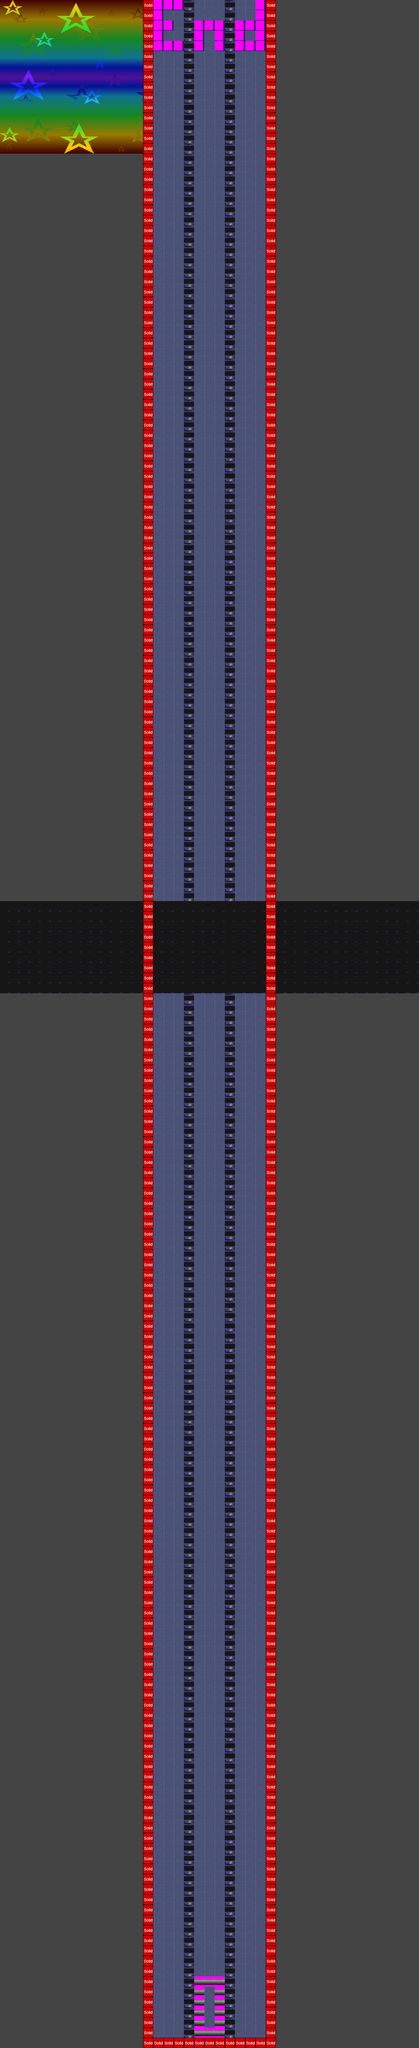

The image is a tile-based game level rendered from a .tmx file. Its description and source (layers, tilesets, objects; grid data summarised) follow:
An orthogonal 41x200 tile map with 32x32 px tiles, 3 tile layers (background, Transition Layer, collision), 2 tilesets, 2 image layers and 5 objects (2x TokenEntity, EnemyEntity, mainPlayer, TransitionEntity).

<map version="1.0" orientation="orthogonal" width="41" height="200" tilewidth="32" tileheight="32" backgroundcolor="#444444">
 <tileset firstgid="1" name="sewer_tileset" tilewidth="32" tileheight="32">
  <image source="../img/sewer_tileset.png" width="192" height="217" />
 </tileset>
 <tileset firstgid="37" name="metatiles32x32" tilewidth="32" tileheight="32">
  <image source="../img/metatiles32x32.png" width="160" height="32" />
  <tile id="0">
   <properties>
    <property name="type" value="solid" />
   </properties>
  </tile>
 </tileset>
 <imagelayer name="Parallax_layer1" width="41" height="200">
  <image source="../img/area01_bkg0.png" />
  <properties>
   <property name="ratio" value="0.25" />
  </properties>
 </imagelayer>
 <imagelayer name="Parallax_layer2" width="41" height="200">
  <image source="../img/area01_bkg1.png" />
  <properties>
   <property name="ratio" value="0.35" />
  </properties>
 </imagelayer>
 <layer name="background" width="41" height="200">
  <data>[8200 cells, 2628 non-empty, 10 distinct tile ids]</data>
 </layer>
 <objectgroup name="Tokens" width="41" height="200" visible="0">
  <object name="TokenEntity" x="736" y="2272" width="96" height="96">
   <properties>
    <property name="id" value="02" />
    <property name="image" value="orb_sprite" />
    <property name="spritewidth" value="96" />
   </properties>
  </object>
  <object name="TokenEntity" x="480" y="3904" width="96" height="96">
   <properties>
    <property name="id" value="01" />
    <property name="image" value="orb_sprite" />
    <property name="spritewidth" value="96" />
   </properties>
  </object>
 </objectgroup>
 <objectgroup name="EnemyEntities" width="41" height="200" visible="0">
  <object name="EnemyEntity" x="608" y="4608" width="96" height="64" />
 </objectgroup>
 <objectgroup name="PlayerEntity" width="41" height="200">
  <object name="mainPlayer" x="608" y="6176" width="96" height="192" />
 </objectgroup>
 <objectgroup name="transitionEntities" width="41" height="200" visible="0">
  <object name="TransitionEntity" x="480" y="2816" width="352" height="32">
   <properties>
    <property name="id" value="1" />
    <property name="image" value="trans" />
    <property name="spritewidth" value="352" />
   </properties>
  </object>
 </objectgroup>
 <layer name="Transition Layer" width="41" height="200">
  <data>[8200 cells, 369 non-empty, 1 distinct tile ids]</data>
 </layer>
 <layer name="collision" width="41" height="200">
  <data>[8200 cells, 411 non-empty, 1 distinct tile ids]</data>
 </layer>
</map>
